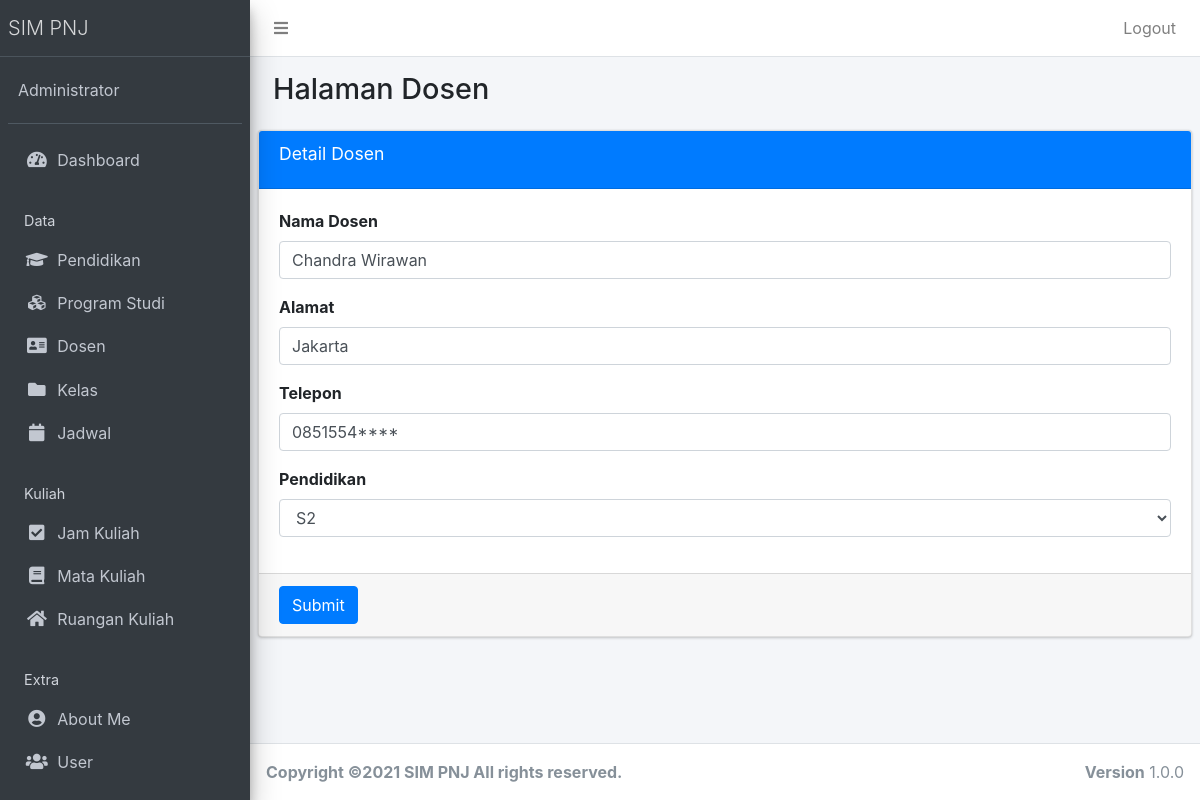
/public/dosen/edit/1 (signed in), run on an earlier commit of the app's database.
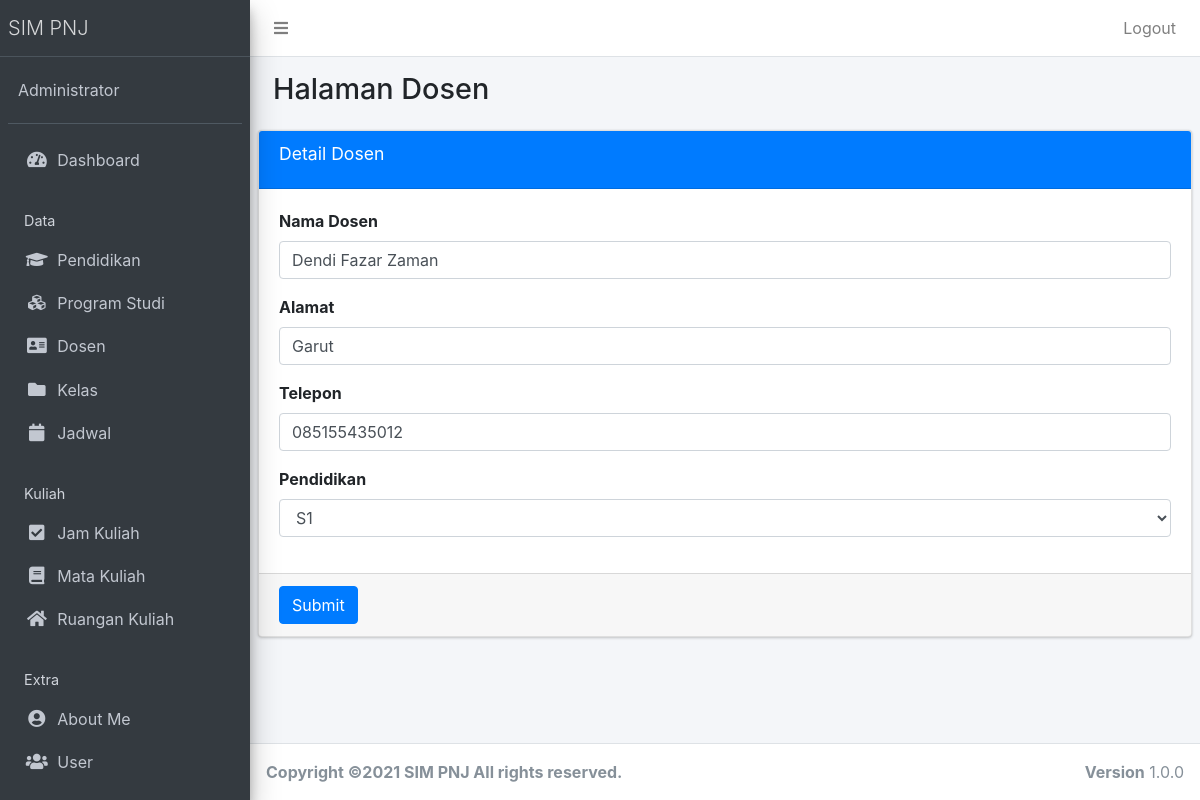
And on a later commit of the database.
### tables this page shows
CREATE TABLE `dosen` (
  `dosen_id` int(11) NOT NULL,
  `nama_dosen` varchar(55) NOT NULL,
  `alamat_dosen` varchar(80) NOT NULL,
  `tlp_dosen` varchar(14) NOT NULL,
  `pend_id` int(11) NOT NULL
);

CREATE TABLE `pendidikan` (
  `pend_id` int(11) NOT NULL,
  `nama_pen` varchar(40) NOT NULL
);

### app/core/Controller.php (called while the page is built, shortened)
<?php
class Controller{
	public function view($view, $data = [])
	{
		require_once '../app/views/' . $view . '.php';
	}
	public function model($model)
	{
		return new $model;
	}
}

### app/controllers/Dosen.php (called while the page is built, shortened)
<?php
class dosen extends Controller {
	public function edit($id){
		$data['title'] = 'Detail Dosen';
		$data['Pendidikan'] = $this->model('PendidikanModel')->getAllPendidikan();
		$data['dosen'] = $this->model('DosenModel')->getDosenById($id);
		$this->view('dosen/edit', $data);
	}
}

### app/core/App.php (called while the page is built, shortened)
<?php
class App{
	protected $method = 'index';
	protected $params = [];
	public function __construct(){
		$url = $this->parseURL();
		if(file_exists('../app/controllers/' . $url[0] . '.php')){
			unset($url[0]);
		}
		$this->controller = new $this->controller;
		if(isset($url[1])){
			if(method_exists($this->controller, $url[1])){
				$this->method = $url[1];
				unset($url[1]);
			}
		}
		if(!empty($url)){
			$this->params = array_values($url);
		}
		call_user_func_array([$this->controller, $this->method], $this->params);
	}
	public function parseURL(){
		if( isset($_GET['url'])){
			$url = rtrim($_GET['url'], '/');
			$url = filter_var($url, FILTER_SANITIZE_URL);
			$url = explode('/',$url);
			return $url;
		}
	}
}

### public/index.php (called while the page is built, shortened)
<?php
$app = new App;

### app/core/Database.php (called while the page is built, shortened)
<?php
class Database{
	private $host = DB_HOST;
	private $user = DB_USER;
	private $pass = DB_PASS;
	private $dbnm = DB_NAME;
	private $dbh;
	private $stmt;
	public function __construct()
	{
		$dsn = 'mysql:host='. $this->host .';dbname='. $this->dbnm;
		$option = [
			PDO::ATTR_PERSISTENT => true,
			PDO::ATTR_ERRMODE => PDO::ERRMODE_EXCEPTION
		];
		try{
			$this->dbh = new PDO($dsn,$this->user,$this->pass, $option);
		}catch(PDOException $e){
			die($e->getMessage());
		}
	}
	public function query($query)
	{
		$this->stmt = $this->dbh->prepare($query);
	}
	public function bind($param, $value, $type = null){
		if(is_null($type)){
			switch (true) {
				default:
					$type = PDO::PARAM_STR;
			}
		}
		$this->stmt->bindValue($param, $value, $type);
	}
	public function execute()
	{
		$this->stmt->execute();
	}
	public function resultSet()
	{
		$this->execute();
		return $this->stmt->fetchAll(PDO::FETCH_ASSOC);
	}
	public function single()
	{
		$this->execute();
		return $this->stmt->fetch(PDO::FETCH_ASSOC);
	}
}

### app/models/DosenModel.php (called while the page is built, shortened)
<?php
class DosenModel {
	private $table = 'dosen';
	private $db;
	public function __construct()
	{
		$this->db = new Database;
	}
	public function getDosenById($id)
	{
		$this->db->query('SELECT * FROM ' . $this->table . ' WHERE dosen_id=:dosen_id');
		$this->db->bind('dosen_id',$id);
		return $this->db->single();
	}
}

### app/models/PendidikanModel.php (called while the page is built, shortened)
<?php
class PendidikanModel {
	private $table = 'pendidikan';
	private $db;
	public function __construct()
	{
		$this->db = new Database;
	}
	public function getAllPendidikan()
	{
		$this->db->query('SELECT * FROM ' . $this->table);
		return $this->db->resultSet();
	}
}

### app/views/dosen/edit.php (the view, shortened to what this page needs)
  <div class="content-wrapper">
    <section class="content-header">
      <div class="container-fluid">
        <div class="row mb-2">
          <div class="col-sm-6">
            <h1>Halaman Dosen</h1>
          </div>
        </div>
      </div>
    </section>
    <section class="content">
<div class="card card-primary">
              <div class="card-header">
                <h3 class="card-title"><?= $data['title']; ?></h3>
              </div>
              <form role="form" action="<?= base_url; ?>/dosen/updatedosen" method="POST" enctype="multipart/form-data">
                <div class="card-body">
                  <div class="form-group">
                    <label >Nama Dosen</label>
                    <input type="text" class="form-control" placeholder="masukkan nama dosen." name="nama_dosen" value="<?= $data['dosen']['nama_dosen'];?>">
                  </div>
                  <div class="form-group">
                    <label >Alamat</label>
                    <input type="text" class="form-control" placeholder="masukkan alamat dosen." name="alamat_dosen" value="<?= $data['dosen']['alamat_dosen'];?>">
                  </div>
                  <div class="form-group">
                    <label >Telepon</label>
                    <input type="text" class="form-control" placeholder="masukkan telepon dosen." name="tlp_dosen" value="<?= $data['dosen']['tlp_dosen'];?>">
                  </div>
                  <div class="form-group">
                    <label >Pendidikan</label>
                    <select class="form-control" name="pend_id">
                         <?php foreach ($data['Pendidikan'] as $row) :?>
                        <option value="<?= $row['pend_id']; ?>" <?php if($data['dosen']['pend_id'] == $row['pend_id']) { echo "selected"; } ?>><?= $row['nama_pen']; ?></option>
                      <?php endforeach; ?>
                      </select>
                  </div>
                </div>
                <div class="card-footer">
                  <button type="submit" class="btn btn-primary">Submit</button>
                </div>
              </form>
            </div>
    </section>
  </div>

What changed in the data, as far as the page shows it:
changed dosen: nama_dosen "Chandra Wirawan" → "Dendi Fazar Zaman"; alamat_dosen "Jakarta" → "Garut"; tlp_dosen "0851554****" → "085155435012"; pend_id "S2" → "S1"
